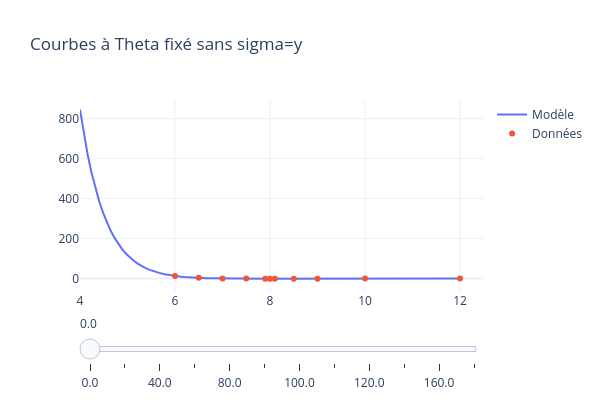
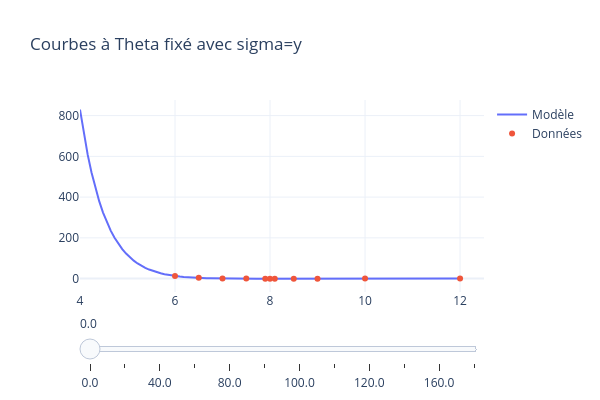

The cell these charts' notebook holds for them, in order:
### Code cell
Theta_vals = np.array([0., 20., 40., 60., 80., 90., 100., 115., 120., 140., 160., 180.])
x_R = np.linspace(4, 12, 100)
plot_interactif(V_opt, params_opt_cf, Theta_vals, x_R, Ne,
                fixed_col="Theta", x_col="R", y_col="Energy_mEh",
                title="Courbes à Theta fixé sans sigma=y",fixed_first=False)
plot_interactif(V_opt, params_opt_cf_sigma, Theta_vals, x_R, Ne,
                fixed_col="Theta", x_col="R", y_col="Energy_mEh",
                title="Courbes à Theta fixé avec sigma=y",fixed_first=False)
